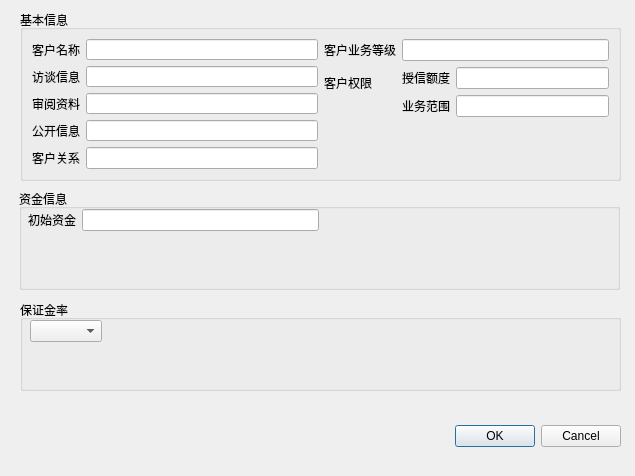
<?xml version="1.0" encoding="UTF-8"?>
<ui version="4.0">
 <class>AddClientDialog</class>
 <widget class="QDialog" name="AddClientDialog">
  <property name="geometry">
   <rect>
    <x>0</x>
    <y>0</y>
    <width>635</width>
    <height>476</height>
   </rect>
  </property>
  <property name="windowTitle">
   <string>Dialog</string>
  </property>
  <widget class="QDialogButtonBox" name="buttonBox">
   <property name="geometry">
    <rect>
     <x>280</x>
     <y>420</y>
     <width>341</width>
     <height>32</height>
    </rect>
   </property>
   <property name="orientation">
    <enum>Qt::Horizontal</enum>
   </property>
   <property name="standardButtons">
    <set>QDialogButtonBox::Cancel|QDialogButtonBox::Ok</set>
   </property>
  </widget>
  <widget class="QGroupBox" name="groupBox">
   <property name="geometry">
    <rect>
     <x>20</x>
     <y>10</y>
     <width>601</width>
     <height>171</height>
    </rect>
   </property>
   <property name="title">
    <string>基本信息</string>
   </property>
   <layout class="QHBoxLayout" name="horizontalLayout_2">
    <item>
     <layout class="QHBoxLayout" name="horizontalLayout">
      <item>
       <layout class="QFormLayout" name="formLayout">
        <property name="fieldGrowthPolicy">
         <enum>QFormLayout::AllNonFixedFieldsGrow</enum>
        </property>
        <item row="0" column="0">
         <widget class="QLabel" name="khmcLabel">
          <property name="text">
           <string>客户名称</string>
          </property>
         </widget>
        </item>
        <item row="0" column="1">
         <widget class="QLineEdit" name="khmcLineEdit"/>
        </item>
        <item row="1" column="0">
         <widget class="QLabel" name="ftxxLabel">
          <property name="text">
           <string>访谈信息</string>
          </property>
         </widget>
        </item>
        <item row="1" column="1">
         <widget class="QLineEdit" name="ftxxLineEdit"/>
        </item>
        <item row="2" column="0">
         <widget class="QLabel" name="syzlLabel">
          <property name="text">
           <string>审阅资料</string>
          </property>
         </widget>
        </item>
        <item row="2" column="1">
         <widget class="QLineEdit" name="syzlLineEdit"/>
        </item>
        <item row="3" column="0">
         <widget class="QLabel" name="gkxxLabel">
          <property name="text">
           <string>公开信息</string>
          </property>
         </widget>
        </item>
        <item row="3" column="1">
         <widget class="QLineEdit" name="gkxxLineEdit">
          <property name="dragEnabled">
           <bool>false</bool>
          </property>
         </widget>
        </item>
        <item row="4" column="0">
         <widget class="QLabel" name="khgxLabel">
          <property name="text">
           <string>客户关系</string>
          </property>
         </widget>
        </item>
        <item row="4" column="1">
         <widget class="QLineEdit" name="khgxLineEdit"/>
        </item>
       </layout>
      </item>
      <item>
       <layout class="QFormLayout" name="formLayout_2">
        <property name="fieldGrowthPolicy">
         <enum>QFormLayout::AllNonFixedFieldsGrow</enum>
        </property>
        <item row="1" column="0">
         <widget class="QLabel" name="khqxLabel">
          <property name="text">
           <string>客户权限</string>
          </property>
         </widget>
        </item>
        <item row="1" column="1">
         <layout class="QFormLayout" name="formLayout_3">
          <property name="fieldGrowthPolicy">
           <enum>QFormLayout::AllNonFixedFieldsGrow</enum>
          </property>
          <item row="0" column="0">
           <widget class="QLabel" name="sxedLabel">
            <property name="text">
             <string>授信额度</string>
            </property>
           </widget>
          </item>
          <item row="0" column="1">
           <widget class="QLineEdit" name="sxedLineEdit"/>
          </item>
          <item row="1" column="0">
           <widget class="QLabel" name="ywfwLabel">
            <property name="text">
             <string>业务范围</string>
            </property>
           </widget>
          </item>
          <item row="1" column="1">
           <widget class="QLineEdit" name="ywfwLineEdit"/>
          </item>
         </layout>
        </item>
        <item row="0" column="1">
         <widget class="QLineEdit" name="khywdjLineEdit"/>
        </item>
        <item row="0" column="0">
         <widget class="QLabel" name="khywdjLabel">
          <property name="text">
           <string>客户业务等级</string>
          </property>
         </widget>
        </item>
       </layout>
      </item>
     </layout>
    </item>
   </layout>
  </widget>
  <widget class="QGroupBox" name="groupBox_2">
   <property name="geometry">
    <rect>
     <x>19</x>
     <y>189</y>
     <width>601</width>
     <height>101</height>
    </rect>
   </property>
   <property name="title">
    <string>资金信息</string>
   </property>
   <widget class="QWidget" name="formLayoutWidget">
    <property name="geometry">
     <rect>
      <x>9</x>
      <y>20</y>
      <width>291</width>
      <height>80</height>
     </rect>
    </property>
    <layout class="QFormLayout" name="formLayout_4">
     <item row="0" column="0">
      <widget class="QLabel" name="initBalanceLabel">
       <property name="text">
        <string>初始资金</string>
       </property>
      </widget>
     </item>
     <item row="0" column="1">
      <widget class="QLineEdit" name="initBalanceLineEdit"/>
     </item>
    </layout>
   </widget>
  </widget>
  <widget class="QGroupBox" name="groupBox_3">
   <property name="geometry">
    <rect>
     <x>20</x>
     <y>300</y>
     <width>601</width>
     <height>91</height>
    </rect>
   </property>
   <property name="title">
    <string>保证金率</string>
   </property>
   <widget class="QWidget" name="formLayoutWidget_2">
    <property name="geometry">
     <rect>
      <x>10</x>
      <y>20</y>
      <width>291</width>
      <height>22</height>
     </rect>
    </property>
    <layout class="QFormLayout" name="formLayout_5">
     <item row="0" column="0">
      <widget class="QComboBox" name="marginRateComboBox"/>
     </item>
    </layout>
   </widget>
  </widget>
 </widget>
 <resources/>
 <connections>
  <connection>
   <sender>buttonBox</sender>
   <signal>accepted()</signal>
   <receiver>AddClientDialog</receiver>
   <slot>accept()</slot>
   <hints>
    <hint type="sourcelabel">
     <x>248</x>
     <y>254</y>
    </hint>
    <hint type="destinationlabel">
     <x>157</x>
     <y>274</y>
    </hint>
   </hints>
  </connection>
  <connection>
   <sender>buttonBox</sender>
   <signal>rejected()</signal>
   <receiver>AddClientDialog</receiver>
   <slot>reject()</slot>
   <hints>
    <hint type="sourcelabel">
     <x>316</x>
     <y>260</y>
    </hint>
    <hint type="destinationlabel">
     <x>286</x>
     <y>274</y>
    </hint>
   </hints>
  </connection>
 </connections>
</ui>
